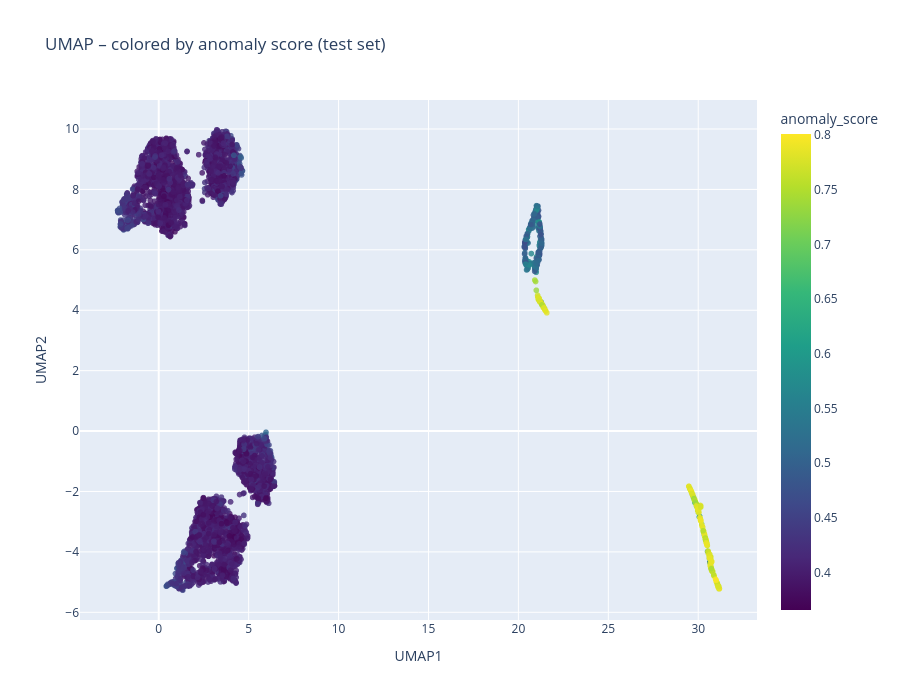

Notebook code for this chart:
### Markdown cell above
Then UMAP is applied as a nonlinear dimensionality reduction technique in order to visualize the behavior of the Isolation Forest model in a two-dimensional space as it was done before.

A copy of the full dataset is created and auxiliary columns are initialized to track:

- A dimensionality reduction pipeline based on RobustScaler and UMAP is defined in order to project the high-dimensional test data into a two-dimensional embedding.

- The UMAP transformation is configured with:

    - **n_neighbors** = 30 to control the balance between local and global structure preservation
    - **min_dist** = 0.1 to regulate how tightly points are clustered in the embedding
    - **n_components** = 2 to obtain a two-dimensional representation suitable for visualization
    - A fixed random seed to ensure reproducibility
Only the original feature variables are used as input to UMAP.

The resulting 2D embedding is stored in a new DataFrame together with:

- The two UMAP components (UMAP1, UMAP2)
- The anomaly score assigned to each sample
- The predicted anomaly label
- The true attack label

subset of representative features is appended to the visualization DataFrame and used as interactive hover information to facilitate the interpretation of individual samples.

### Code cell
df_all = df.copy()

# Inicializar columnas
df_all['split'] = 'train'
df_all['anomaly_score'] = np.nan
df_all['anomaly_label'] = 'Normal'

# Marcar test
df_all.loc[X_test.index, 'split'] = 'test'
df_all.loc[X_test.index, 'anomaly_score'] = anomaly_score
df_all.loc[X_test.index, 'anomaly_label'] = np.where(anomaly_label, 'Anomaly', 'Normal')

import umap

# -----------------------------
# UMAP pipeline
# -----------------------------
umap_pipeline = Pipeline([
    ('scaler', RobustScaler()),
    ('umap', umap.UMAP(
        n_neighbors=30,
        min_dist=0.1,
        n_components=2,
        random_state=42
    ))
])

X_umap = umap_pipeline.fit_transform(
    df_test.drop(columns=[
        'is_attack', 'anomaly_score', 'anomaly_label'
    ])
)

# DataFrame base
df_umap = pd.DataFrame({
    'UMAP1': X_umap[:, 0],
    'UMAP2': X_umap[:, 1],
    'anomaly_score': df_test['anomaly_score'].values,
    'anomaly_label': df_test['anomaly_label'].values,
    'is_attack': df_test['is_attack'].values
})
feature_cols = [
    'conn_count_10s_max',
    'burst_score_max',
    'bytes_ratio_mean',
    'recent_activity_score_std'
]

df_umap = pd.concat(
    [df_umap, df_test[feature_cols].reset_index(drop=True)],
    axis=1
)

fig = px.scatter(
    df_umap,
    x='UMAP1',
    y='UMAP2',
    color='anomaly_score',
    color_continuous_scale='viridis',
    hover_data=feature_cols + ['is_attack'],
    title="UMAP – colored by anomaly score (test set)",
    width=900,
    height=700
)

fig.update_traces(marker=dict(size=6, opacity=0.8))
fig.show()

### Figure 1 — Plotly figure (JSON) as saved in the notebook; plotly's stock layout.template omitted (floating-point values rounded to 4 significant figures; data arrays with more than 128 entries replaced by an {"elided": "..."} marker saying what was removed)
{"data": [{"customdata": {"elided": "5078x5 float values"}, "hovertemplate": "UMAP1=%{x}<br>UMAP2=%{y}<br>conn_count_10s_max=%{customdata[0]}<br>burst_score_max=%{customdata[1]}<br>bytes_ratio_mean=%{customdata[2]}<br>recent_activity_score_std=%{customdata[3]}<br>is_attack=%{customdata[4]}<br>anomaly_score=%{marker.color}<extra></extra>", "legendgroup": "", "marker": {"color": {"elided": "5078 float values"}, "coloraxis": "coloraxis", "opacity": 0.8, "size": 6, "symbol": "circle"}, "mode": "markers", "name": "", "showlegend": false, "type": "scattergl", "x": {"elided": "5078 float values"}, "xaxis": "x", "y": {"elided": "5078 float values"}, "yaxis": "y"}], "layout": {"coloraxis": {"colorbar": {"title": {"text": "anomaly_score"}}, "colorscale": [[0, "#440154"], [0.1111, "#482878"], [0.2222, "#3e4989"], [0.3333, "#31688e"], [0.4444, "#26828e"], [0.5556, "#1f9e89"], [0.6667, "#35b779"], [0.7778, "#6ece58"], [0.8889, "#b5de2b"], [1, "#fde725"]]}, "height": 700, "legend": {"tracegroupgap": 0}, "title": {"text": "UMAP – colored by anomaly score (test set)"}, "width": 900, "xaxis": {"anchor": "y", "domain": [0, 1], "title": {"text": "UMAP1"}}, "yaxis": {"anchor": "x", "domain": [0, 1], "title": {"text": "UMAP2"}}}}
